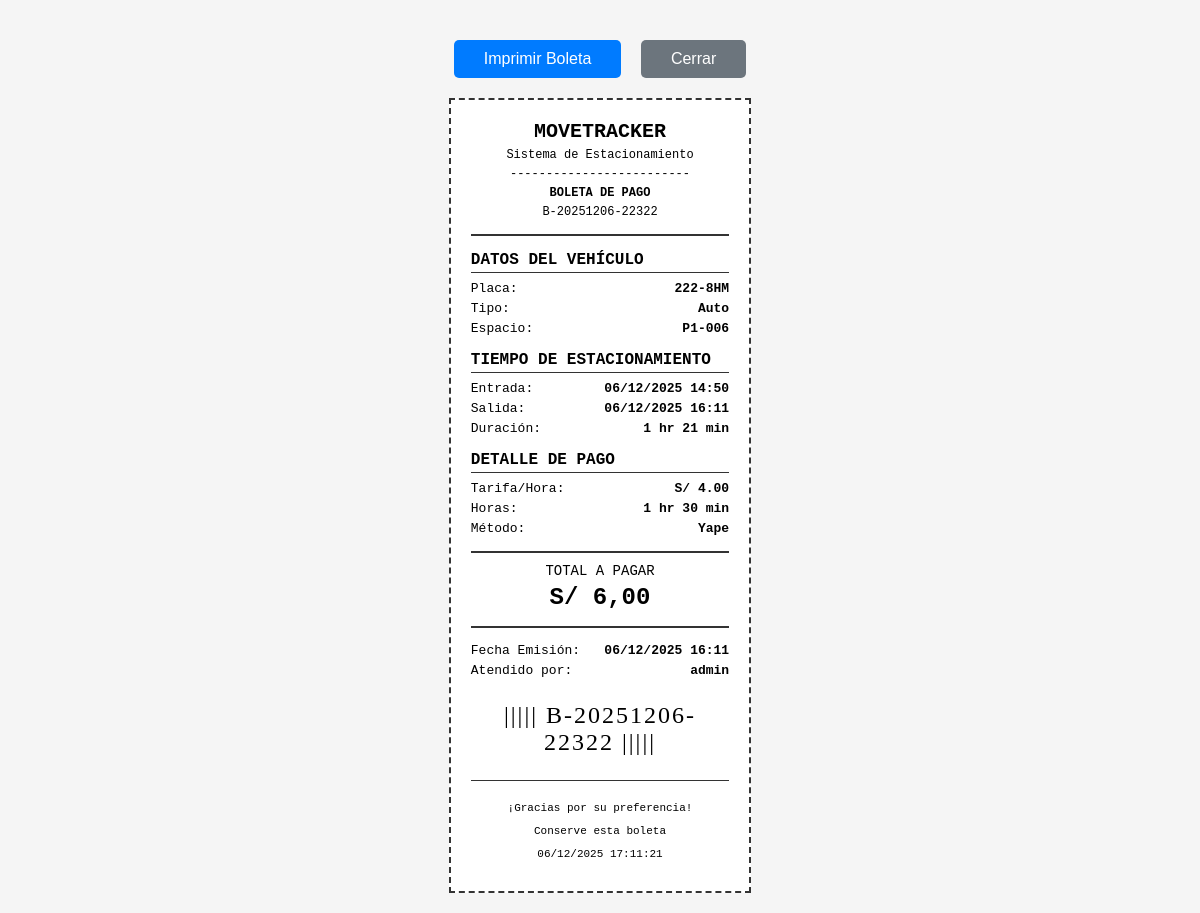
The app's page /parking/assignments/10/receipt/ (signed in) with its own data.
### parking/models.py (models this page shows, shortened)
class ParkingAssignment(models.Model):
    class AssignmentStatus(models.TextChoices):
        ACTIVE = 'ACTIVE', 'Activo'
        COMPLETED = 'COMPLETED', 'Completado'
        CANCELLED = 'CANCELLED', 'Cancelado'
    class PaymentMethod(models.TextChoices):
        CASH = 'CASH', 'Efectivo'
        CARD = 'CARD', 'Tarjeta'
        YAPE = 'YAPE', 'Yape'
        PLIN = 'PLIN', 'Plin'
    vehicle = models.ForeignKey(
        Vehicle,
        on_delete=models.CASCADE,
        related_name='parking_assignments',
        verbose_name='Vehículo'
    )
    parking_space = models.ForeignKey(
        ParkingSpace,
        on_delete=models.CASCADE,
        related_name='assignments',
        verbose_name='Espacio de Estacionamiento'
    )
    status = models.CharField(
        max_length=20,
        choices=AssignmentStatus.choices,
        default=AssignmentStatus.ACTIVE,
        verbose_name='Estado'
    )
    entry_time = models.DateTimeField(
        auto_now_add=True,
        verbose_name='Hora de Entrada'
    )
    exit_time = models.DateTimeField(
        null=True,
        blank=True,
        verbose_name='Hora de Salida'
    )
    planned_exit_time = models.DateTimeField(
        null=True,
        blank=True,
        verbose_name='Hora de Salida Planificada',
        help_text='Hora estimada de salida'
    )
    total_cost = models.DecimalField(
        max_digits=10,
        decimal_places=2,
        null=True,
        blank=True,
        verbose_name='Costo Total'
    )
    payment_method = models.CharField(
        max_length=20,
        choices=PaymentMethod.choices,
        null=True,
        blank=True,
        verbose_name='Método de Pago'
    )
    receipt_number = models.CharField(
        max_length=20,
        null=True,
        blank=True,
        unique=True,
        verbose_name='Número de Boleta'
    )
    notes = models.TextField(
        blank=True,
        verbose_name='Observaciones'
    )
    assigned_by = models.ForeignKey(
        User,
        on_delete=models.SET_NULL,
        null=True,
        related_name='parking_assignments_created',
        verbose_name='Asignado por'
    )
    completed_by = models.ForeignKey(
        User,
        on_delete=models.SET_NULL,
        null=True,
        blank=True,
        related_name='parking_assignments_completed',
        verbose_name='Completado por'
    )
    created_at = models.DateTimeField(auto_now_add=True, verbose_name='Fecha de Creación')
    updated_at = models.DateTimeField(auto_now=True, verbose_name='Última Actualización')
    class Meta:
        verbose_name = 'Asignación de Estacionamiento'
        verbose_name_plural = 'Asignaciones de Estacionamiento'
        ordering = ['-entry_time']
        indexes = [
            models.Index(fields=['status', 'entry_time']),
            models.Index(fields=['vehicle', 'status']),
        ]

class Vehicle(models.Model):
    owner = models.ForeignKey(
        User,
        on_delete=models.CASCADE,
        related_name='vehicles',
        verbose_name='Propietario',
        null=True,
        blank=True
    )
    vehicle_type = models.CharField(
        max_length=20,
        choices=VehicleType.choices,
        verbose_name='Tipo de Vehículo'
    )
    brand = models.CharField(
        max_length=50,
        null=True,
        blank=True,
        verbose_name='Marca',
        help_text='Marca del vehículo (opcional)'
    )
    model = models.CharField(
        max_length=50,
        null=True,
        blank=True,
        verbose_name='Modelo',
        help_text='Modelo del vehículo (opcional)'
    )
    year = models.PositiveIntegerField(
        null=True,
        blank=True,
        verbose_name='Año',
        validators=[MinValueValidator(1900), MaxValueValidator(2100)],
        help_text='Año de fabricación (opcional)'
    )
    color = models.CharField(max_length=30, verbose_name='Color')
    license_plate = models.CharField(
        max_length=20,
        unique=True,
        verbose_name='Placa',
        help_text='Número de placa del vehículo'
    )
    is_active = models.BooleanField(default=True, verbose_name='Activo')
    created_at = models.DateTimeField(auto_now_add=True, verbose_name='Fecha de Registro')
    updated_at = models.DateTimeField(auto_now=True, verbose_name='Última Actualización')
    registered_by = models.ForeignKey(
        User,
        on_delete=models.SET_NULL,
        null=True,
        related_name='registered_vehicles',
        verbose_name='Registrado por'
    )
    class Meta:
        verbose_name = 'Vehículo'
        verbose_name_plural = 'Vehículos'
        ordering = ['-created_at']
        indexes = [
            models.Index(fields=['license_plate']),
            models.Index(fields=['owner', 'is_active']),
        ]

class ParkingSpace(models.Model):
    class SpaceStatus(models.TextChoices):
        AVAILABLE = 'AVAILABLE', 'Disponible'
        OCCUPIED = 'OCCUPIED', 'Ocupado'
        RESERVED = 'RESERVED', 'Reservado'
        MAINTENANCE = 'MAINTENANCE', 'En Mantenimiento'
    floor = models.ForeignKey(
        ParkingFloor,
        on_delete=models.CASCADE,
        related_name='spaces',
        verbose_name='Piso'
    )
    space_number = models.PositiveIntegerField(
        verbose_name='Número de Espacio',
        validators=[MinValueValidator(1)]
    )
    status = models.CharField(
        max_length=20,
        choices=SpaceStatus.choices,
        default=SpaceStatus.AVAILABLE,
        verbose_name='Estado'
    )
    is_active = models.BooleanField(default=True, verbose_name='Espacio Activo')
    created_at = models.DateTimeField(auto_now_add=True, verbose_name='Fecha de Creación')
    updated_at = models.DateTimeField(auto_now=True, verbose_name='Última Actualización')
    class Meta:
        verbose_name = 'Espacio de Estacionamiento'
        verbose_name_plural = 'Espacios de Estacionamiento'
        ordering = ['floor__floor_number', 'space_number']
        unique_together = [['floor', 'space_number']]
        indexes = [
            models.Index(fields=['status', 'is_active']),
        ]
    @property
    def full_code(self):
        return f"P{self.floor.floor_number}-{str(self.space_number).zfill(3)}"

class ParkingFloor(models.Model):
    configuration = models.ForeignKey(
        ParkingConfiguration,
        on_delete=models.CASCADE,
        related_name='floors',
        verbose_name='Configuración'
    )
    floor_number = models.PositiveIntegerField(
        verbose_name='Número de Piso',
        validators=[MinValueValidator(1)]
    )
    floor_name = models.CharField(
        max_length=50,
        verbose_name='Nombre del Piso',
        blank=True,
        help_text='Ej: Piso 1, Sótano 1, etc.'
    )
    is_active = models.BooleanField(default=True, verbose_name='Piso Activo')
    created_at = models.DateTimeField(auto_now_add=True, verbose_name='Fecha de Creación')
    class Meta:
        verbose_name = 'Piso de Estacionamiento'
        verbose_name_plural = 'Pisos de Estacionamiento'
        ordering = ['floor_number']
        unique_together = [['configuration', 'floor_number']]

### user/models.py (models this page shows, shortened)
class User(AbstractUser):
    dni = models.CharField(max_length=10, blank=True, null=True, verbose_name='DNI')
    phone = models.CharField(max_length=15, blank=True, null=True, verbose_name='Teléfono')
    class Meta:
        verbose_name = 'Usuario'
        verbose_name_plural = 'Usuarios'
        db_table = 'auth_user'

### parking/views.py (the view)
# urls.py: path('assignments/<int:pk>/receipt/', views.print_receipt, name='print_receipt'),
@login_required
@user_passes_test(is_admin_or_worker, login_url='user:login')
def print_receipt(request, pk):
    assignment = get_object_or_404(
        ParkingAssignment.objects.select_related('vehicle', 'parking_space', 'parking_space__floor', 'completed_by'),
        pk=pk
    )
    if not assignment.receipt_number:
        messages.error(request, 'Esta asignación no tiene boleta generada.')
        return redirect('parking:assignment_list')
    if assignment.exit_time and assignment.entry_time:
        duration = assignment.exit_time - assignment.entry_time
        total_minutes = duration.total_seconds() / 60
        half_hours = math.ceil(total_minutes / 30)
        hours_parked = Decimal(str(half_hours)) * Decimal('0.5')
        actual_hours = total_minutes / 60
    else:
        hours_parked = 0
        actual_hours = 0
    try:
        tariff = VehicleTariff.objects.get(
            vehicle_type=assignment.vehicle.vehicle_type,
            is_active=True
        )
        tariff_amount = f"{tariff.rate_per_hour:.2f}"
    except VehicleTariff.DoesNotExist:
        tariff_amount = "0.00"
    context = {
        'assignment': assignment,
        'hours_parked': hours_parked,
        'formatted_duration': format_duration(hours_parked),
        'formatted_actual_duration': format_duration(actual_hours),
        'tariff_amount': tariff_amount,
        'now': timezone.now()
    }
    return render(request, 'parking/receipt.html', context)

### parking/views.py (called while the page is built)
def is_admin_or_worker(user):
    if not user.is_authenticated:
        return False
    if user.is_superuser:
        return True
    if hasattr(user, 'role'):
        return user.role in ['ADMIN', 'WORKER']
    return user.is_staff

def format_duration(decimal_hours):
    hours = int(decimal_hours)
    minutes = int((decimal_hours - hours) * 60)
    parts = []
    if hours > 0:
        parts.append(f"{hours} hr")
    if minutes > 0:
        parts.append(f"{minutes} min")
    if not parts:
        return "0 min"
    return " ".join(parts)

### parking/templates/parking/receipt.html (shortened to what this page needs)
<!DOCTYPE html>
<html lang="es">
<head>
</head>
<body>
    <div class="print-button no-print">
        <button onclick="window.print()">Imprimir Boleta</button>
        <a href="{% url 'parking:assignment_list' %}" style="text-decoration: none;">
            <button style="background: #6c757d; margin-left: 10px;">Cerrar</button>
        </a>
    </div>
    <div class="receipt">
        <div class="header">
            <h1>MOVETRACKER</h1>
            <p>Sistema de Estacionamiento</p>
            <p>-------------------------</p>
            <p><strong>BOLETA DE PAGO</strong></p>
            <p>{{ assignment.receipt_number }}</p>
        </div>
        <div class="section">
            <div class="section-title">DATOS DEL VEHÍCULO</div>
            <div class="row">
                <span class="label">Placa:</span>
                <span class="value">{{ assignment.vehicle.license_plate }}</span>
            </div>
            <div class="row">
                <span class="label">Tipo:</span>
                <span class="value">{{ assignment.vehicle.get_vehicle_type_display }}</span>
            </div>
            <div class="row">
                <span class="label">Espacio:</span>
                <span class="value">{{ assignment.parking_space.full_code }}</span>
            </div>
        </div>
        <div class="section">
            <div class="section-title">TIEMPO DE ESTACIONAMIENTO</div>
            <div class="row">
                <span class="label">Entrada:</span>
                <span class="value">{{ assignment.entry_time|date:"d/m/Y H:i" }}</span>
            </div>
            <div class="row">
                <span class="label">Salida:</span>
                <span class="value">{{ assignment.exit_time|date:"d/m/Y H:i" }}</span>
            </div>
            <div class="row">
                <span class="label">Duración:</span>
                <span class="value">{{ formatted_actual_duration }}</span>
            </div>
        </div>
        <div class="section">
            <div class="section-title">DETALLE DE PAGO</div>
            <div class="row">
                <span class="label">Tarifa/Hora:</span>
                <span class="value">S/ {{ tariff_amount }}</span>
            </div>
            <div class="row">
                <span class="label">Horas:</span>
                <span class="value">{{ formatted_duration }}</span>
            </div>
            <div class="row">
                <span class="label">Método:</span>
                <span class="value">{{ assignment.get_payment_method_display }}</span>
            </div>
        </div>
        <div class="total">
            <p style="margin: 0; font-size: 14px;">TOTAL A PAGAR</p>
            <p class="amount" style="margin: 5px 0;">S/ {{ assignment.total_cost|floatformat:2 }}</p>
        </div>
        <div class="section">
            <div class="row">
                <span class="label">Fecha Emisión:</span>
                <span class="value">{{ assignment.updated_at|date:"d/m/Y H:i" }}</span>
            </div>
            <div class="row">
                <span class="label">Atendido por:</span>
                <span class="value">{{ assignment.completed_by.username|default:"Sistema" }}</span>
            </div>
        </div>
        <div class="barcode">
            <p style="font-size: 24px; letter-spacing: 2px;">||||| {{ assignment.receipt_number }} |||||</p>
        </div>
        <div class="footer">
            <p>¡Gracias por su preferencia!</p>
            <p>Conserve esta boleta</p>
            <p>{{ now|date:"d/m/Y H:i:s" }}</p>
        </div>
    </div>
</body>
</html>

### parking/templates/parking/receipt.html (style rules this page uses)
body { font-family: 'Courier New', monospace; max-width: 80mm; margin: 0 auto; padding: 20px; background: #f5f5f5; }
.receipt { background: white; padding: 20px; border: 2px dashed #333; }
.header { text-align: center; border-bottom: 2px solid #333; padding-bottom: 10px; margin-bottom: 15px; }
.header h1 { margin: 0; font-size: 20px; font-weight: bold; }
.header p { margin: 5px 0; font-size: 12px; }
.section { margin: 15px 0; }
.section-title { font-weight: bold; border-bottom: 1px solid #333; margin-bottom: 8px; padding-bottom: 3px; }
.row { display: flex; justify-content: space-between; margin: 5px 0; font-size: 13px; }
.row .label { font-weight: normal; }
.row .value { font-weight: bold; }
.total { border-top: 2px solid #333; border-bottom: 2px solid #333; margin: 15px 0; padding: 10px 0; text-align: center; }
.total .amount { font-size: 24px; font-weight: bold; }
.footer { text-align: center; margin-top: 20px; font-size: 11px; border-top: 1px solid #333; padding-top: 10px; }
.barcode { text-align: center; margin: 15px 0; font-size: 10px; font-family: 'Libre Barcode 128', cursive; }
.print-button { text-align: center; margin: 20px 0; }
.print-button button { padding: 10px 30px; font-size: 16px; background: #007bff; color: white; border: none; border-radius: 5px; cursor: pointer; }

### records on screen
ParkingAssignment: receipt_number "B-20251206-22322", vehicle.license_plate "222-8HM", vehicle.vehicle_type "Auto", parking_space.full_code "P1-006", entry_time "06/12/2025 14:50", exit_time "06/12/2025 16:11", payment_method "Yape", total_cost "6,00", updated_at "06/12/2025 16:11", completed_by.username "admin"

### other values on screen
{{ tariff_amount }} "4.00"
